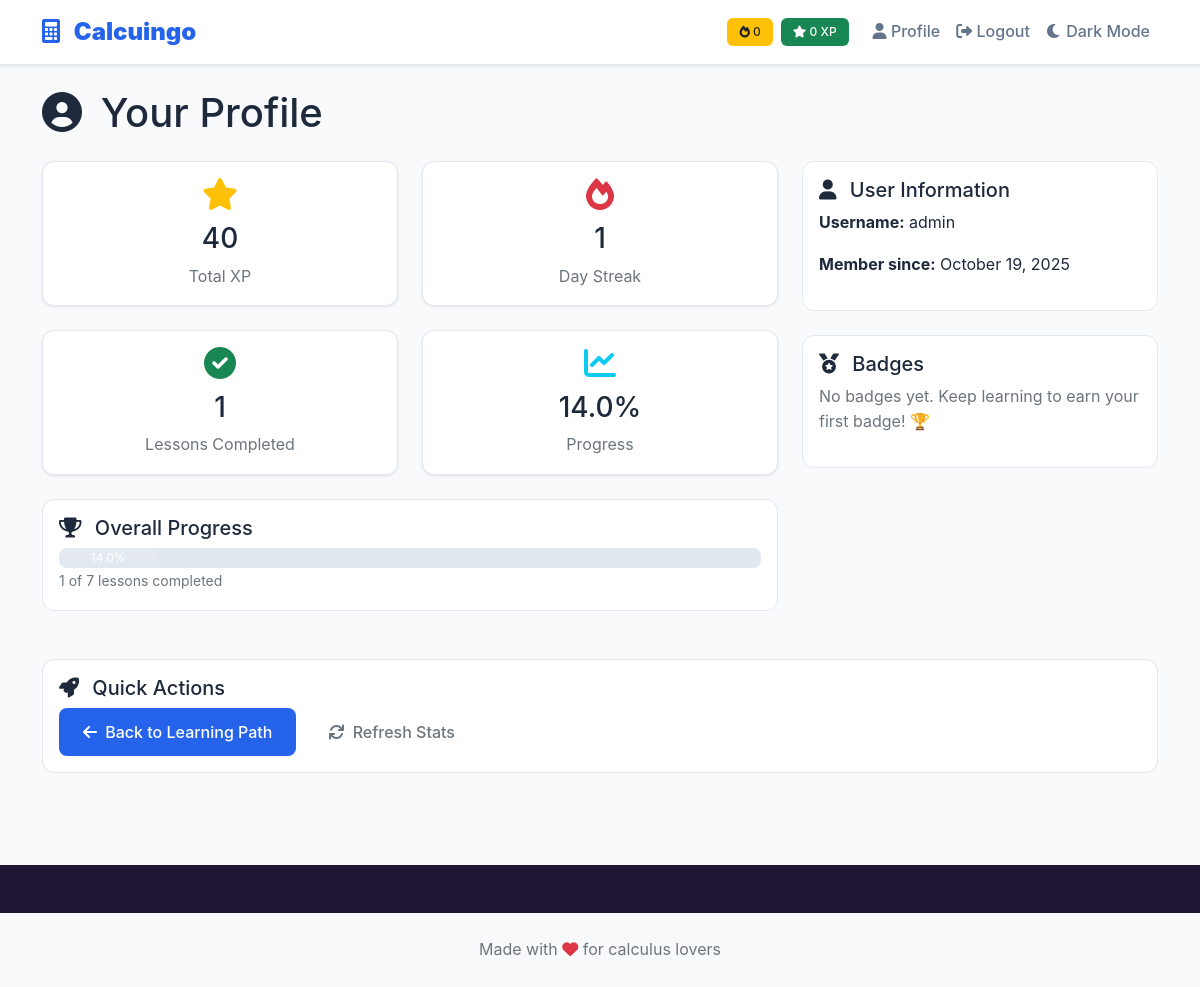
The app's page /profile (signed in) with its own data.
### models.py (models this page shows, shortened)
class User(db.Model):
    id = db.Column(db.Integer, primary_key=True)
    username = db.Column(db.String(80), unique=True, nullable=False)  # Unique username for login
    password = db.Column(db.String(120), nullable=False)  # Hashed password (not plain text)
    xp = db.Column(db.Integer, default=0)  # Experience points earned from completing lessons
    streak = db.Column(db.Integer, default=0)  # Daily login streak counter
    last_login = db.Column(db.DateTime, default=datetime.utcnow)  # Track last login for streak calculation
    badges = db.Column(db.Text, default='[]')  # JSON string storing earned badge names
    def get_badges(self):
        try:
            return json.loads(self.badges)
        except:
            return []  # Return empty list if JSON is invalid

### app.py (the view)
@app.route('/profile')
def profile():
    if 'user_id' not in session:
        return redirect(url_for('auth.login'))
    user = User.query.get(session['user_id'])
    if not user:
        return redirect(url_for('auth.login'))
    completed_lessons = Progress.query.filter_by(user_id=user.id, completed=True).count()
    total_lessons = Lesson.query.count()
    return render_template('profile.html',
                         user=user,
                         completed_lessons=completed_lessons,
                         total_lessons=total_lessons)

### templates/profile.html (shortened to what this page needs)
{% extends "base.html" %}
{% block main_class %}profile-page{% endblock %}
{% block content %}
<div class="container py-4">
    <div class="row">
        <div class="col-12">
            <h1 class="mb-4">
                <i class="fas fa-user-circle me-2"></i>
                Your Profile
            </h1>
        </div>
    </div>
    <div class="row">
        <div class="col-lg-8">
            <div class="row">
                <div class="col-md-6 mb-4">
                    <div class="card stats-card">
                        <div class="card-body text-center">
                            <i class="fas fa-star text-warning" style="font-size: 2rem;"></i>
                            <h3 class="mt-2">{{ user.xp }}</h3>
                            <p class="text-muted mb-0">Total XP</p>
                        </div>
                    </div>
                </div>
                <div class="col-md-6 mb-4">
                    <div class="card stats-card">
                        <div class="card-body text-center">
                            <i class="fas fa-fire text-danger" style="font-size: 2rem;"></i>
                            <h3 class="mt-2">{{ user.streak }}</h3>
                            <p class="text-muted mb-0">Day Streak</p>
                        </div>
                    </div>
                </div>
                <div class="col-md-6 mb-4">
                    <div class="card stats-card">
                        <div class="card-body text-center">
                            <i class="fas fa-check-circle text-success" style="font-size: 2rem;"></i>
                            <h3 class="mt-2">{{ completed_lessons }}</h3>
                            <p class="text-muted mb-0">Lessons Completed</p>
                        </div>
                    </div>
                </div>
                <div class="col-md-6 mb-4">
                    <div class="card stats-card">
                        <div class="card-body text-center">
                            <i class="fas fa-chart-line text-info" style="font-size: 2rem;"></i>
                            <h3 class="mt-2">{{ (completed_lessons / total_lessons * 100)|round }}%</h3>
                            <p class="text-muted mb-0">Progress</p>
                        </div>
                    </div>
                </div>
            </div>
            <div class="card mb-4">
                <div class="card-body">
                    <h5 class="card-title">
                        <i class="fas fa-trophy me-2"></i>
                        Overall Progress
                    </h5>
                    <div class="progress" style="height: 20px;">
                        <div class="progress-bar bg-gradient"
                             style="width: {{ (completed_lessons / total_lessons * 100)|round }}%">
                            {{ (completed_lessons / total_lessons * 100)|round }}%
                        </div>
                    </div>
                    <small class="text-muted">
                        {{ completed_lessons }} of {{ total_lessons }} lessons completed
                    </small>
                </div>
            </div>
        </div>
        <div class="col-lg-4">
            <div class="card mb-4">
                <div class="card-body">
                    <h5 class="card-title">
                        <i class="fas fa-user me-2"></i>
                        User Information
                    </h5>
                    <p><strong>Username:</strong> {{ user.username }}</p>
                    <p><strong>Member since:</strong> {{ user.last_login.strftime('%B %d, %Y') if user.last_login else 'Recently' }}</p>
                </div>
            </div>
            <div class="card">
                <div class="card-body">
                    <h5 class="card-title">
                        <i class="fas fa-medal me-2"></i>
                        Badges
                    </h5>
                    {% if user.get_badges() %}
                        {% for badge in user.get_badges() %}
                        <div class="badge-item mb-2">
                            <i class="fas fa-award text-warning me-2"></i>
                            <span>{{ badge }}</span>
                        </div>
                        {% endfor %}
                    {% else %}
                        <p class="text-muted">No badges yet. Keep learning to earn your first badge! 🏆</p>
                    {% endif %}
                </div>
            </div>
        </div>
    </div>
    <div class="row mt-4">
        <div class="col-12">
            <div class="card">
                <div class="card-body">
                    <h5 class="card-title">
                        <i class="fas fa-rocket me-2"></i>
                        Quick Actions
                    </h5>
                    <div class="d-flex gap-2">
                        <a href="{{ url_for('learning_path') }}" class="btn btn-primary">
                            <i class="fas fa-arrow-left me-1"></i>
                            Back to Learning Path
                        </a>
                        <button class="btn btn-outline-secondary" onclick="location.reload()">
                            <i class="fas fa-sync me-1"></i>
                            Refresh Stats
                        </button>
                    </div>
                </div>
            </div>
        </div>
    </div>
</div>
{% endblock %}

### static/css/style.css (style rules this page uses)
:root { --primary-color: #2563eb; --primary-dark: #1d4ed8; --dark-mode-bg: #1e293b; --dark-mode-text: #f1f5f9; --secondary-color: #64748b; --accent-color: #f59e0b; --success-color: #10b981; --danger-color: #ef4444; --warning-color: #f59e0b; --light-bg: #f8fafc; --dark-bg: #1e1632; --text-dark: #1e293b; --text-muted: #64748b; --border-color: #e2e8f0; --border-radius: 12px; --shadow: 0 1px 3px rgba(0, 0, 0, 0.1); --shadow-lg: 0 10px 25px rgba(0, 0, 0, 0.1); }
body { font-family: 'Inter', -apple-system, BlinkMacSystemFont, 'Segoe UI', Roboto, sans-serif; background-color: var(--dark-bg); color: var(--text-dark); line-height: 1.6; }
.stats-card { border: none; box-shadow: var(--shadow); border-radius: var(--border-radius); background: white; transition: all 0.3s ease; }
.btn { border-radius: 8px; font-weight: 500; transition: all 0.2s ease; border: none; padding: 0.75rem 1.5rem; }
.btn-primary { background: var(--primary-color); color: white; }
.card { border: 1px solid var(--border-color); border-radius: var(--border-radius); background: white; transition: all 0.3s ease; }
.progress { border-radius: 8px; overflow: hidden; background: #e2e8f0; height: 8px; }
.progress-bar { background: linear-gradient(135deg, var(--primary-color), var(--primary-dark)); transition: width 0.6s ease; }

### records on screen
User: xp "40", streak "1", username "admin", last_login "October 19, 2025"

### other values on screen
{{ completed_lessons }} "1"
{{ (completed_lessons / total_lessons * 100)|round }} "14.0"
{{ total_lessons }} "7"
